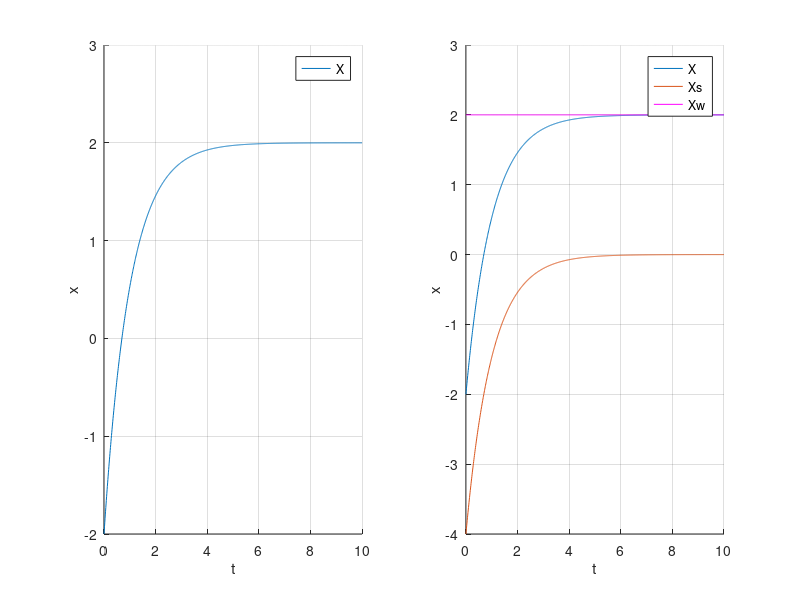

Reproduce this figure in MATLAB.
clear all;
t=0:0.01:10;
%X
x=-4*exp(-t)+2;
subplot(121);
hold on;
plot(t,x),grid on;
%biala linia
w=0;
for i=1:1:length(t)
    w(i)=3;
end
plot(t,w,'w'),grid on;
xlabel('t');
ylabel('x');
legend('X');


subplot(122);
%X
x=-4*exp(-t)+2;
hold on;
plot(t,x),grid on;
%Xs
xs=-4*exp(-t);
hold on;
plot(t,xs),grid on;
%xw
xw=0;
for i=1:1:length(t)
    xw(i)=2;
end
plot(t,xw,'m'),grid on;
%biala linia
w=0;
for i=1:1:length(t)
    w(i)=3;
end
plot(t,w,'w'),grid on;
xlabel('t');
ylabel('x');
legend('X','Xs','Xw');